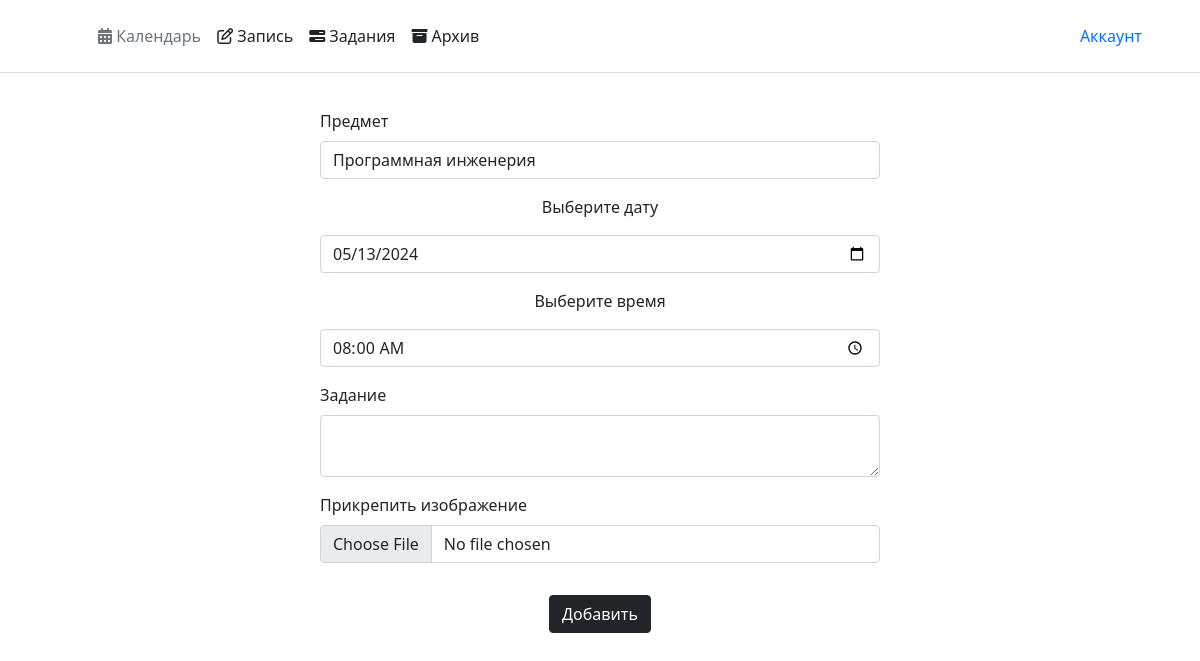
/edit/1 (signed in), run on the app's committed database.
### tables/user.py (models this page shows, shortened)
class Tables(SqlAlchemyBase):
    __tablename__ = 'homework'
    id = Column(Integer, primary_key=True, unique=True)
    owner_id = Column(Integer, ForeignKey('users.id'))
    day = Column(Date, nullable=False)
    time = Column(Time, nullable=False)
    title = Column(String, nullable=False)
    homework_text = Column(Text, nullable=True)  # Вы спросите, почему Homework_text а не просто text.
    homework_img = relationship('Image')  # Ответ прост - мы тупые
    completed = Column(Boolean, default=False)
    active = Column(Boolean, default=True)

### main.py (the view)
@app.route("/edit/<id>", methods=["GET", "POST"])
@login_required
def edit(id):
    db_sess = db_session.create_session()
    form = HomeworkForm()
    table = db_sess.query(Tables).get(id)
    if table and table.owner_id == current_user.id:
        if request.method == "GET":
            record = table
            return render_template("edit_homework.html", title="Редактирование", form=form,
                                   table=record)
        if request.method == "POST":
            record = db_sess.query(Tables).get(id)
            homework_edit(form, record, current_user)
            return redirect(f"/school_schedule/{id}")
    abort(403)

### forms/homework.py
class HomeworkForm(FlaskForm):
    title = StringField(validators=[DataRequired()])
    day = DateField(validators=[DataRequired()])
    time = TimeField(validators=[DataRequired()])
    text = TextAreaField()
    file = FileField('image')
    submit = SubmitField("Добавить")

### main.py (called while the page is built)
@login_manager.user_loader
def load_user(user_id):
    db_sess = db_session.create_session()
    user = db_sess.query(User).get(user_id)
    if user.is_ban:
        return
    return user

### tables/db_session.py (called while the page is built)
def create_session() -> Session:
    global __factory
    return __factory()

### templates/edit_homework.html
{% extends "main.html" %}
{% block content %}
    <form method="post" class="auto_form" enctype="multipart/form-data">
    <div class="mb-3">
        <label for="exampleFormControlInput1" class="form-label">Предмет</label>
        {{ form.title(class="form-control", autocomplete="off", placeholder="Название занятия", value=table.title) }}
    </div>
    <p>Выберите дату</p>
    <p>{{ form.day(class="form-control", type="date", value=table.day)}}</p>
    <p>Выберите время</p>
    <p>{{ form.time(class="form-control", type="time", value=table.time) }}</p>
    <div class="mb-3">
        <label for="exampleFormControlTextarea1" class="form-label">Задание</label>
        {{ form.text(class="form-control", type="text", value=table.homework_text)}}
    </div>
    <div class="mb-3">
        <label for="formFile" class="form-label">Прикрепить изображение</label>
        {{ form.file(class="form-control", type="file", accept="image/jpeg,image/png,image") }}
    </div>
    <div class="button_post">
        {{ form.submit(type="submit", class="btn btn-dark") }}
    </div>
</form>
{% endblock %}

### static/css/style.css (style rules this page uses)
p { text-align: center; }
.auto_form { margin-left: auto; margin-right: auto; max-width: 600px; padding: 20px; }
.button_post { text-align: center; margin-top: 2rem; margin-bottom: .5rem; }

### data on the page
Tables: title "Программная инженерия", day "05/13/2024", time "08:00:00"
